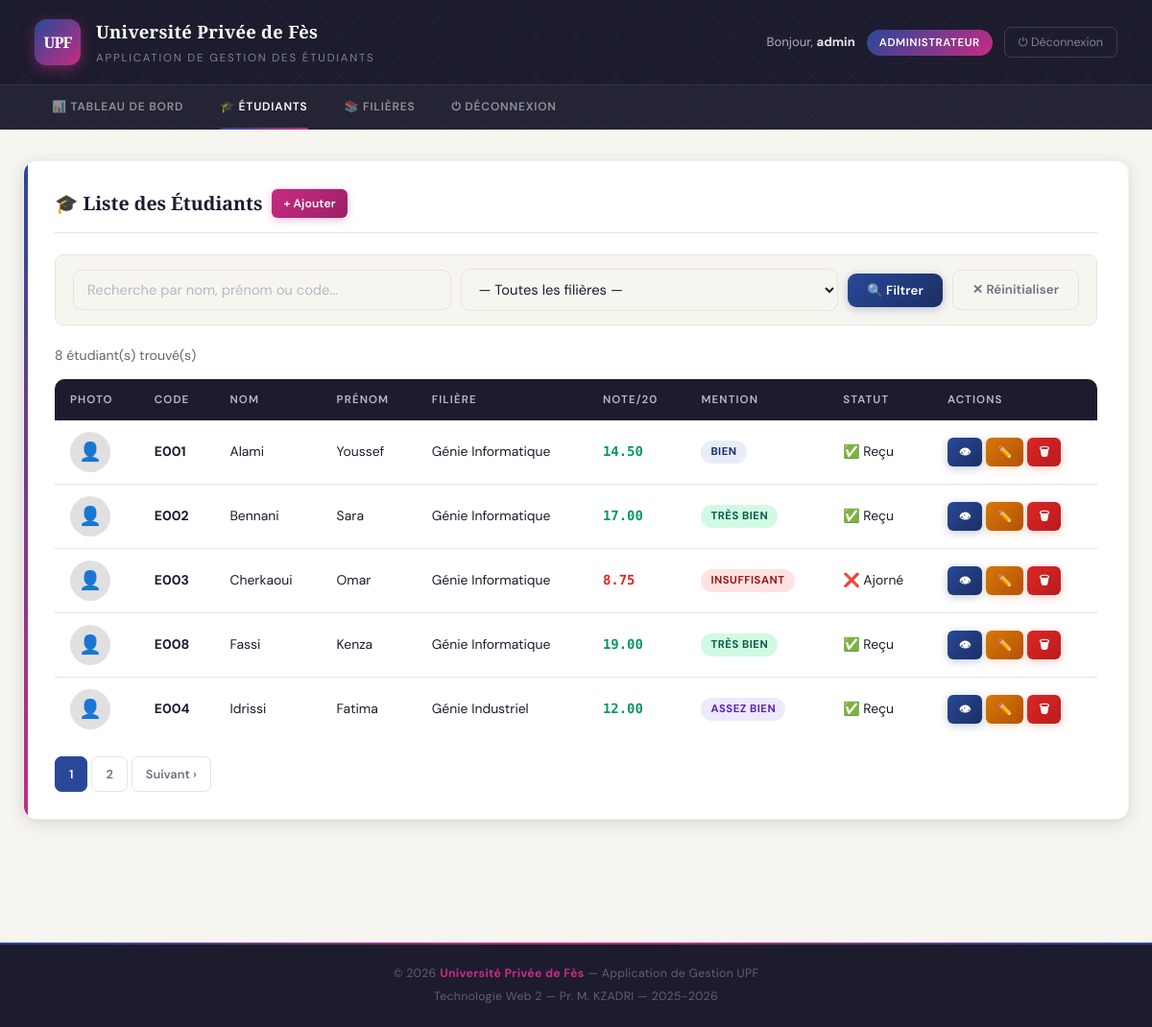
Page /admin/etudiants/liste.php (signed in) on the committed database.
### tables this page shows
CREATE TABLE IF NOT EXISTS etudiants (
    Code            VARCHAR(10)  NOT NULL,
    Nom             VARCHAR(50)  NOT NULL,
    Prenom          VARCHAR(50)  NOT NULL,
    Filiere         VARCHAR(10)  DEFAULT NULL,
    Note            DECIMAL(4,2) DEFAULT NULL,
    Photo           VARCHAR(255) DEFAULT NULL,
    date_naissance  DATE         DEFAULT NULL,
    email           VARCHAR(100) DEFAULT NULL,
    telephone       VARCHAR(20)  DEFAULT NULL,
    created_at      DATETIME     NOT NULL,
    PRIMARY KEY (Code),
    UNIQUE KEY uq_email (email),
    CONSTRAINT fk_etudiant_filiere FOREIGN KEY (Filiere) REFERENCES filieres(CodeF) ON DELETE SET NULL
);

CREATE TABLE IF NOT EXISTS filieres (
    CodeF       VARCHAR(10)  NOT NULL,
    IntituleF   VARCHAR(100) NOT NULL,
    responsable VARCHAR(100) DEFAULT NULL,
    nbPlaces    INT          DEFAULT NULL,
    created_at  DATETIME     NOT NULL,
    PRIMARY KEY (CodeF)
);

### admin/etudiants/liste.php (the view, shortened to what this page needs)
<?php
$pdo = getConnexion();
$par_page  = 5;
$page      = max(1, (int)($_GET['page'] ?? 1));
$offset    = ($page - 1) * $par_page;
$recherche = trim($_GET['recherche'] ?? '');
$where  = 'WHERE 1=1';
$params = [];
$stmtCount = $pdo->prepare("SELECT COUNT(*) FROM etudiants e $where");
$stmtCount->execute($params);
$total     = $stmtCount->fetchColumn();
$nb_pages  = (int)ceil($total / $par_page);
$sql = "SELECT e.*, f.IntituleF FROM etudiants e
        LEFT JOIN filieres f ON e.Filiere = f.CodeF
        $where ORDER BY e.Nom, e.Prenom
        LIMIT ? OFFSET ?";
$stmt = $pdo->prepare($sql);
$i = 1;
$stmt->bindValue($i++, $par_page, PDO::PARAM_INT);
$stmt->bindValue($i,   $offset,   PDO::PARAM_INT);
$stmt->execute();
$etudiants = $stmt->fetchAll();
function getMention($note) {
    if ($note >= 16) return ['Très Bien','badge-tb'];
    if ($note >= 14) return ['Bien','badge-bien'];
    if ($note >= 12) return ['Assez Bien','badge-ab'];
    return ['Insuffisant','badge-insuf'];
}
require_once '../../includes/header.php';
?>
<div class="card">
    <h2>🎓 Liste des Étudiants
        <a href="ajouter.php" class="btn btn-pink btn-sm" style="float:right;">+ Ajouter</a>
    </h2>
    <form method="GET" action="liste.php">
        <div class="search-bar">
            <input type="text" name="recherche" class="form-control"
                   placeholder="Recherche par nom, prénom ou code…"
                   value="<?= htmlspecialchars($recherche) ?>">
            <select name="filiere" class="form-control">
                <option value="">— Toutes les filières —</option>
            </select>
            <button type="submit" class="btn btn-primary">🔍 Filtrer</button>
            <a href="liste.php" class="btn btn-outline">✕ Réinitialiser</a>
        </div>
    </form>
    <p style="color:#666;font-size:.88rem;margin-bottom:12px;">
        <?= $total ?> étudiant(s) trouvé(s)
    </p>
    <table>
        <thead>
            <tr>
                <th>Photo</th><th>Code</th><th>Nom</th><th>Prénom</th>
                <th>Filière</th><th>Note/20</th><th>Mention</th><th>Statut</th><th>Actions</th>
            </tr>
        </thead>
        <tbody>
        <?php if (empty($etudiants)): ?>
            <tr><td colspan="9" style="text-align:center;padding:20px;color:#888;">Aucun étudiant trouvé.</td></tr>
        <?php else: ?>
        <?php foreach ($etudiants as $e):
            [$mention, $badge] = getMention($e['Note']);
            $noteClass = $e['Note'] === null ? '' : ($e['Note'] >= 12 ? 'note-vert' : ($e['Note'] >= 10 ? 'note-orange' : 'note-rouge'));
            $statut    = $e['Note'] === null ? 'En attente' : ($e['Note'] >= 10 ? '✅ Reçu' : '❌ Ajorné');
        ?>
            <tr>
                <td>
                    <?php if ($e['Photo'] && file_exists('../../uploads/photos/' . $e['Photo'])): ?>
                        <img src="../../uploads/photos/<?= htmlspecialchars($e['Photo']) ?>" class="photo-small" alt="Photo">
                    <?php else: ?>
                        <div style="width:42px;height:42px;border-radius:50%;background:#e0e0e0;display:flex;align-items:center;justify-content:center;font-size:1.2rem;">👤</div>
                    <?php endif; ?>
                </td>
                <td><strong><?= htmlspecialchars($e['Code']) ?></strong></td>
                <td><?= htmlspecialchars($e['Nom']) ?></td>
                <td><?= htmlspecialchars($e['Prenom']) ?></td>
                <td><?= htmlspecialchars($e['IntituleF'] ?? '—') ?></td>
                <td>
                    <?php if ($e['Note'] !== null): ?>
                        <span class="<?= $noteClass ?>"><?= $e['Note'] ?></span>
                    <?php else: ?>
                        <span style="color:#aaa;">—</span>
                    <?php endif; ?>
                </td>
                <td><span class="badge <?= $badge ?>"><?= $mention ?></span></td>
                <td><?= $statut ?></td>
                <td>
                    <a href="detail.php?code=<?= urlencode($e['Code']) ?>" class="btn btn-primary btn-sm">👁</a>
                    <a href="modifier.php?code=<?= urlencode($e['Code']) ?>" class="btn btn-warning btn-sm">✏️</a>
                    <a href="supprimer.php?code=<?= urlencode($e['Code']) ?>" class="btn btn-danger btn-sm"
                       onclick="return confirm('Confirmer la suppression de <?= htmlspecialchars(addslashes($e['Prenom'] . ' ' . $e['Nom'])) ?> ?')">🗑</a>
                </td>
            </tr>
        <?php endforeach; ?>
        <?php endif; ?>
        </tbody>
    </table>
    <?php if ($nb_pages > 1): ?>
    <?php
        $query_params = [];
    ?>
    <div class="pagination" style="margin-top:16px;">
        <?php for ($p = 1; $p <= $nb_pages; $p++): ?>
            <?php if ($p === $page): ?>
                <span class="current"><?= $p ?></span>
            <?php else: ?>
                <a href="?<?= http_build_query(array_merge($query_params, ['page'=>$p])) ?>"><?= $p ?></a>
            <?php endif; ?>
        <?php endfor; ?>
        <?php if ($page < $nb_pages): ?>
            <a href="?<?= http_build_query(array_merge($query_params, ['page'=>$page+1])) ?>">Suivant ›</a>
        <?php endif; ?>
    </div>
    <?php endif; ?>
</div>
<?php require_once '../../includes/footer.php'; ?>

### rows in the picture
etudiants: Code "E001", Nom "Alami", Prenom "Youssef", Filiere.IntituleF "Génie Informatique", Note "14.50", mention "BIEN", Note "✅ Reçu"
etudiants: Code "E002", Nom "Bennani", Prenom "Sara", Filiere.IntituleF "Génie Informatique", Note "17.00", mention "TRÈS BIEN", Note "✅ Reçu"
etudiants: Code "E003", Nom "Cherkaoui", Prenom "Omar", Filiere.IntituleF "Génie Informatique", Note "8.75", mention "INSUFFISANT", Note "❌ Ajorné"
etudiants: Code "E008", Nom "Fassi", Prenom "Kenza", Filiere.IntituleF "Génie Informatique", Note "19.00", mention "TRÈS BIEN", Note "✅ Reçu"
etudiants: Code "E004", Nom "Idrissi", Prenom "Fatima", Filiere.IntituleF "Génie Industriel", Note "12.00", mention "ASSEZ BIEN", Note "✅ Reçu"

### other values in the picture
$_SESSION['login'] "admin"
$nl['label'] "📊 TABLEAU DE BORD"
$nl['label'] "🎓 ÉTUDIANTS"
$nl['label'] "📚 FILIÈRES"
$nl['label'] "⏻ DÉCONNEXION"
$total "8"
